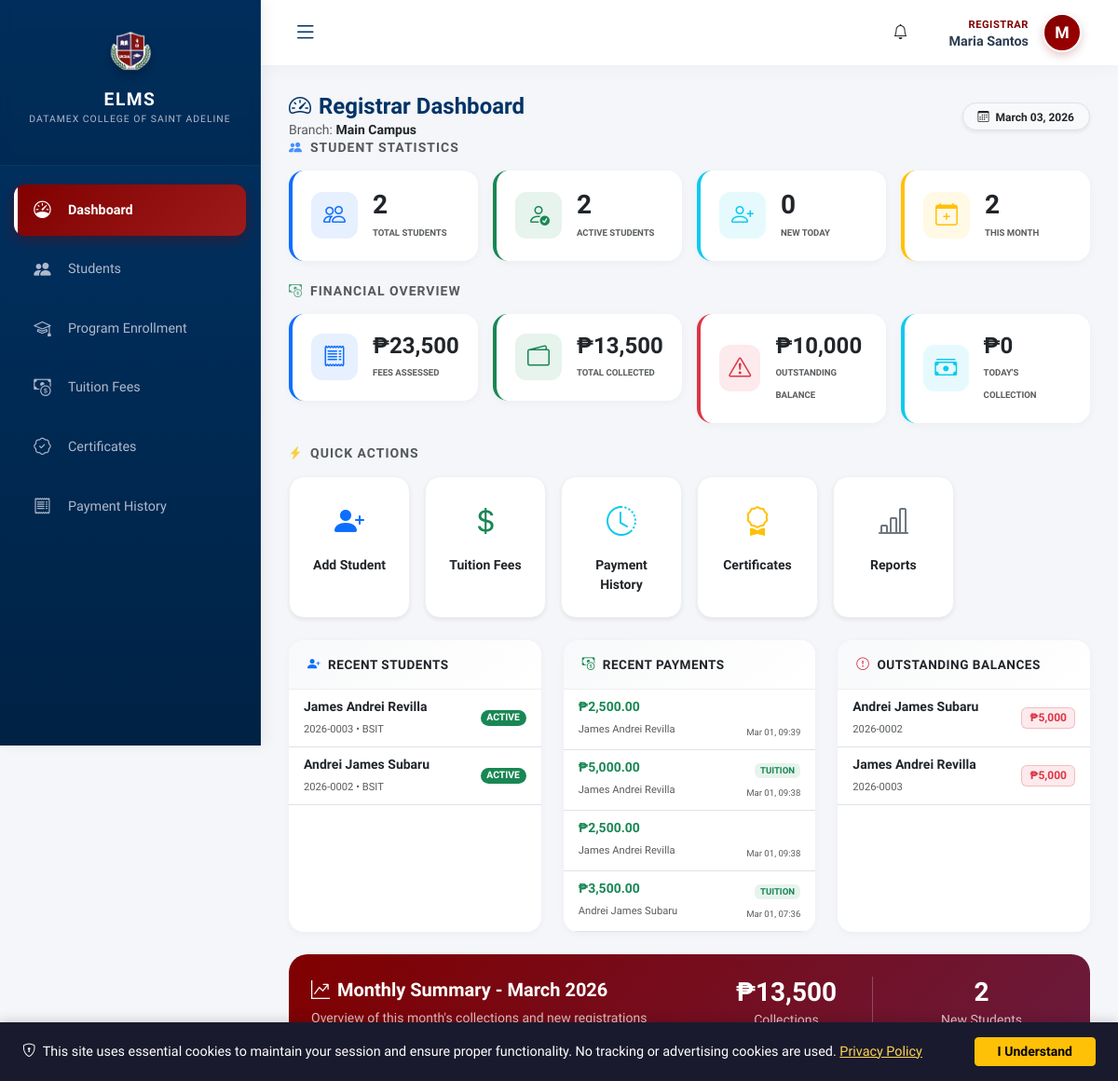
Page /modules/registrar/dashboard.php (signed in) on the earlier database version.
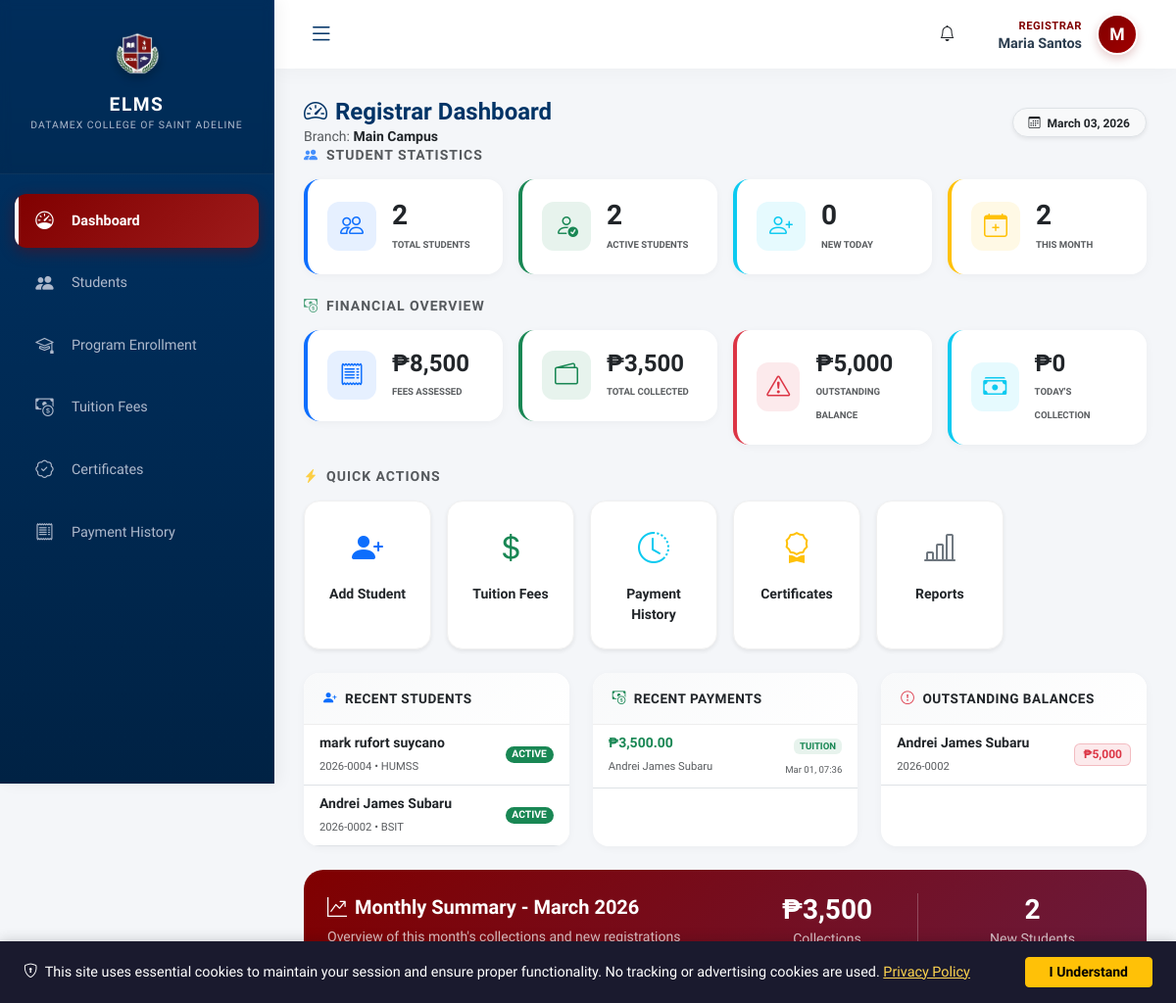
Same page on the later database version.
### tables this page shows
CREATE TABLE `students` (
  `user_id` int(10) UNSIGNED NOT NULL,
  `student_no` varchar(20) NOT NULL,
  `lrn` varchar(12) DEFAULT NULL,
  `course_id` int(10) UNSIGNED DEFAULT NULL,
  `program_type` enum('college','shs') DEFAULT NULL,
  `student_type` enum('regular','irregular','transferee') NOT NULL DEFAULT 'regular',
  `previous_school` varchar(255) DEFAULT NULL
);

CREATE TABLE `users` (
  `id` int(10) UNSIGNED NOT NULL,
  `email` varchar(100) NOT NULL,
  `password` varchar(255) NOT NULL,
  `status` enum('active','inactive') DEFAULT 'active',
  `last_login` datetime DEFAULT NULL,
  `created_at` timestamp NOT NULL DEFAULT current_timestamp(),
  `lock_count` int(11) NOT NULL DEFAULT 0,
  `last_locked_at` datetime DEFAULT NULL
);

CREATE TABLE `payments` (
  `id` int(10) UNSIGNED NOT NULL,
  `reference_no` varchar(50) DEFAULT NULL,
  `or_number` varchar(50) DEFAULT NULL,
  `student_id` int(10) UNSIGNED NOT NULL,
  `amount` decimal(10,2) NOT NULL,
  `payment_type` varchar(100) DEFAULT NULL,
  `other_type_description` varchar(255) DEFAULT NULL,
  `description` text DEFAULT NULL,
  `academic_year_id` int(10) UNSIGNED DEFAULT NULL,
  `semester` enum('1st','2nd','summer') DEFAULT NULL,
  `term` enum('prelim','midterm','prefinals','finals','full','downpayment') DEFAULT NULL,
  `branch_id` int(10) UNSIGNED DEFAULT NULL,
  `recorded_by` int(10) UNSIGNED DEFAULT NULL,
  `payment_method` enum('cash','bank_transfer','online','check') DEFAULT 'cash',
  `status` enum('pending','verified','rejected') DEFAULT 'pending',
  `verified_by` int(10) UNSIGNED DEFAULT NULL,
  `verified_at` datetime DEFAULT NULL,
  `rejection_reason` text DEFAULT NULL,
  `proof_file` varchar(255) DEFAULT NULL,
  `created_at` timestamp NOT NULL DEFAULT current_timestamp()
);

### modules/registrar/dashboard.php (the view, shortened to what the changed rows need)
<?php
require_once '../../config/init.php';
$registrar_id = $_SESSION['user_id'];
$registrar_profile = $conn->query("SELECT branch_id FROM user_profiles WHERE user_id = $registrar_id")->fetch_assoc();
$branch_id = $registrar_profile['branch_id'] ?? 0;
$branch_condition = $branch_id > 0 ? "up.branch_id = $branch_id" : "1=1";
$payment_branch_condition = $branch_id > 0 ? "(p.branch_id = $branch_id OR p.branch_id IS NULL)" : "1=1";
$stats = [
    'total_students' => 0,
    'active_students' => 0,
    'new_students_today' => 0,
    'new_students_month' => 0,
    'total_fees_assessed' => 0,
    'total_payments' => 0,
    'total_balance' => 0,
    'today_collections' => 0,
    'month_collections' => 0,
    'tuition_configs' => 0
];
$result = $conn->query("
    SELECT COUNT(*) as count
    FROM students s
    INNER JOIN user_profiles up ON s.user_id = up.user_id
    WHERE $branch_condition
");
if ($row = $result->fetch_assoc()) { $stats['total_students'] = $row['count']; }
$result = $conn->query("
    SELECT COUNT(*) as count
    FROM students s
    INNER JOIN users u ON s.user_id = u.id
    INNER JOIN user_profiles up ON s.user_id = up.user_id
    WHERE $branch_condition AND u.status = 'active'
");
if ($row = $result->fetch_assoc()) { $stats['active_students'] = $row['count']; }
$today = date('Y-m-d');
$result = $conn->query("
    SELECT COUNT(*) as count
    FROM students s
    INNER JOIN users u ON s.user_id = u.id
    INNER JOIN user_profiles up ON s.user_id = up.user_id
    WHERE $branch_condition AND DATE(u.created_at) = '$today'
");
if ($row = $result->fetch_assoc()) { $stats['new_students_today'] = $row['count']; }
$month_start = date('Y-m-01');
$result = $conn->query("
    SELECT COUNT(*) as count
    FROM students s
    INNER JOIN users u ON s.user_id = u.id
    INNER JOIN user_profiles up ON s.user_id = up.user_id
    WHERE $branch_condition AND DATE(u.created_at) >= '$month_start'
");
if ($row = $result->fetch_assoc()) { $stats['new_students_month'] = $row['count']; }
$result = $conn->query("
    SELECT COALESCE(SUM(sf.amount), 0) as total
    FROM student_fees sf
    INNER JOIN students s ON sf.student_id = s.user_id
    INNER JOIN user_profiles up ON s.user_id = up.user_id
    WHERE $branch_condition
");
if ($row = $result->fetch_assoc()) { $stats['total_fees_assessed'] = $row['total']; }
$result = $conn->query("
    SELECT COALESCE(SUM(p.amount), 0) as total
    FROM payments p
    INNER JOIN students s ON p.student_id = s.user_id
    INNER JOIN user_profiles up ON s.user_id = up.user_id
    WHERE $payment_branch_condition AND p.status = 'verified'
");
if ($row = $result->fetch_assoc()) { $stats['total_payments'] = $row['total']; }
$stats['total_balance'] = $stats['total_fees_assessed'] - $stats['total_payments'];
$result = $conn->query("
    SELECT COALESCE(SUM(p.amount), 0) as total
    FROM payments p
    INNER JOIN students s ON p.student_id = s.user_id
    INNER JOIN user_profiles up ON s.user_id = up.user_id
    WHERE $payment_branch_condition AND p.status = 'verified' AND DATE(p.created_at) = CURDATE()
");
if ($row = $result->fetch_assoc()) { $stats['today_collections'] = $row['total']; }
$result = $conn->query("
    SELECT COALESCE(SUM(p.amount), 0) as total
    FROM payments p
    INNER JOIN students s ON p.student_id = s.user_id
    INNER JOIN user_profiles up ON s.user_id = up.user_id
    WHERE $payment_branch_condition AND p.status = 'verified' AND DATE(p.created_at) >= '$month_start'
");
if ($row = $result->fetch_assoc()) { $stats['month_collections'] = $row['total']; }
$result = $conn->query("SELECT COUNT(*) as count FROM program_tuition_fees");
if ($row = $result->fetch_assoc()) { $stats['tuition_configs'] = $row['count']; }
$recent_students = $conn->query("
    SELECT s.student_no, s.user_id,
           CONCAT(up.first_name, ' ', up.last_name) as student_name,
           COALESCE(p.program_code, ss.strand_code) as program_code,
           u.created_at, u.status
    FROM students s
    INNER JOIN users u ON s.user_id = u.id
    INNER JOIN user_profiles up ON s.user_id = up.user_id
    LEFT JOIN programs p ON s.course_id = p.id
    LEFT JOIN shs_strands ss ON s.course_id = ss.id AND p.id IS NULL
    WHERE $branch_condition
    ORDER BY u.created_at DESC
    LIMIT 5
");
$recent_payments = $conn->query("
    SELECT s.student_no,
           CONCAT(up.first_name, ' ', up.last_name) as student_name,
           p.amount, p.status, p.or_number, p.reference_no, p.payment_type, p.description, p.created_at
    FROM payments p
    INNER JOIN students s ON p.student_id = s.user_id
    INNER JOIN user_profiles up ON s.user_id = up.user_id
    WHERE $payment_branch_condition
    ORDER BY p.created_at DESC
    LIMIT 5
");
$students_with_balance = $conn->query("
    SELECT s.student_no, s.user_id,
           CONCAT(up.first_name, ' ', up.last_name) as student_name,
           COALESCE(p.program_code, ss.strand_code) as program_code,
           COALESCE((SELECT SUM(amount) FROM student_fees WHERE student_id = s.user_id), 0) as total_fees,
           COALESCE((SELECT SUM(amount) FROM payments WHERE student_id = s.user_id AND status = 'verified'), 0) as total_paid
    FROM students s
    INNER JOIN users u ON s.user_id = u.id
    INNER JOIN user_profiles up ON s.user_id = up.user_id
    LEFT JOIN programs p ON s.course_id = p.id
    LEFT JOIN shs_strands ss ON s.course_id = ss.id AND p.id IS NULL
    WHERE $branch_condition
    HAVING (total_fees - total_paid) > 0
    ORDER BY (total_fees - total_paid) DESC
    LIMIT 5
");
include '../../includes/header.php';
?>
<div class="body-scroll-part">
    <div class="row g-3 mb-4">
        <div class="col-6 col-md-3">
            <div class="reg-stat-card border-start border-primary border-4">
                <div>
                    <h4 class="fw-bold mb-0">₱<?php echo number_format($stats['total_fees_assessed'], 0); ?></h4>
                    <small class="text-muted fw-bold text-uppercase" style="font-size: 0.6rem;">Fees Assessed</small>
                </div>
            </div>
        </div>
        <div class="col-6 col-md-3">
            <div class="reg-stat-card border-start border-success border-4">
                <div>
                    <h4 class="fw-bold mb-0">₱<?php echo number_format($stats['total_payments'], 0); ?></h4>
                    <small class="text-muted fw-bold text-uppercase" style="font-size: 0.6rem;">Total Collected</small>
                </div>
            </div>
        </div>
        <div class="col-6 col-md-3">
            <div class="reg-stat-card border-start border-danger border-4">
                <div>
                    <h4 class="fw-bold mb-0">₱<?php echo number_format($stats['total_balance'], 0); ?></h4>
                    <small class="text-muted fw-bold text-uppercase" style="font-size: 0.6rem;">Outstanding Balance</small>
                </div>
            </div>
        </div>
    </div>
    <div class="row g-4">
        <div class="col-lg-4">
            <div class="activity-card h-100">
                <div class="p-0">
                    <ul class="list-group list-group-flush">
                        <?php if ($recent_students->num_rows == 0): ?>
                            <li class="list-group-item py-4 text-center text-muted small">No students found.</li>
                        <?php else: while ($row = $recent_students->fetch_assoc()): ?>
                            <li class="list-group-item px-3 py-2 border-bottom d-flex justify-content-between align-items-center">
                                <div>
                                    <div class="fw-bold text-dark small"><?php echo htmlspecialchars($row['student_name']); ?></div>
                                    <small class="text-muted" style="font-size: 0.7rem;"><?php echo htmlspecialchars($row['student_no']); ?> • <?php echo htmlspecialchars($row['program_code'] ?? 'N/A'); ?></small>
                                </div>
                                <span class="badge bg-<?php echo $row['status'] == 'active' ? 'success' : 'secondary'; ?> rounded-pill" style="font-size: 0.65rem;"><?php echo strtoupper($row['status']); ?></span>
                            </li>
                        <?php endwhile; endif; ?>
                    </ul>
                </div>
            </div>
        </div>
        <div class="col-lg-4">
            <div class="activity-card h-100">
                <div class="p-0">
                    <ul class="list-group list-group-flush">
                        <?php if ($recent_payments->num_rows == 0): ?>
                            <li class="list-group-item py-4 text-center text-muted small">No payments recorded.</li>
                        <?php else: while ($row = $recent_payments->fetch_assoc()):
                             $s_clr = ($row['status'] == 'verified') ? 'success' : (($row['status'] == 'rejected') ? 'danger' : 'warning');
                        ?>
                            <li class="list-group-item px-3 py-2 border-bottom">
                                <div class="d-flex justify-content-between align-items-start">
                                    <div>
                                        <div class="fw-bold text-success small">₱<?php echo number_format($row['amount'], 2); ?></div>
                                        <small class="text-muted" style="font-size: 0.7rem;"><?php echo htmlspecialchars($row['student_name']); ?></small>
                                    </div>
                                    <div class="text-end">
                                        <span class="badge bg-<?php echo $s_clr; ?> bg-opacity-10 text-<?php echo $s_clr; ?>" style="font-size: 0.6rem;"><?php echo strtoupper($row['payment_type']); ?></span>
                                        <br><small class="text-muted" style="font-size: 0.6rem;"><?php echo date('M d, H:i', strtotime($row['created_at'])); ?></small>
                                    </div>
                                </div>
                            </li>
                        <?php endwhile; endif; ?>
                    </ul>
                </div>
            </div>
        </div>
        <div class="col-lg-4">
            <div class="activity-card h-100">
                <div class="p-0">
                    <ul class="list-group list-group-flush">
                        <?php if ($students_with_balance->num_rows == 0): ?>
                            <li class="list-group-item py-4 text-center text-muted small">All accounts settled!</li>
                        <?php else: while ($row = $students_with_balance->fetch_assoc()):
                            $balance = $row['total_fees'] - $row['total_paid'];
                        ?>
                            <li class="list-group-item px-3 py-2 border-bottom d-flex justify-content-between align-items-center">
                                <div>
                                    <div class="fw-bold text-dark small"><?php echo htmlspecialchars($row['student_name']); ?></div>
                                    <small class="text-muted" style="font-size: 0.7rem;"><?php echo htmlspecialchars($row['student_no']); ?></small>
                                </div>
                                <span class="badge bg-danger bg-opacity-10 text-danger border border-danger border-opacity-25 px-2">₱<?php echo number_format($balance, 0); ?></span>
                            </li>
                        <?php endwhile; endif; ?>
                    </ul>
                </div>
            </div>
        </div>
    </div>
    <div class="row mt-4">
        <div class="col-12">
            <div class="finance-summary-card">
                <div class="row align-items-center">
                    <div class="col-md-6">
                        <div class="row text-center">
                            <div class="col-6">
                                <div class="border-end border-light border-opacity-25">
                                    <h3 class="fw-bold mb-0">₱<?php echo number_format($stats['month_collections'], 0); ?></h3>
                                    <small class="opacity-75">Collections</small>
                                </div>
                            </div>
                        </div>
                    </div>
                </div>
            </div>
        </div>
    </div>
</div>
<?php include '../../includes/footer.php'; ?>

Differences in the rows shown:
removed students: student_name "James Andrei Revilla", student_no "2026-0003", program_code "BSIT", user_id.status "ACTIVE", balance "5,000"
removed payments: amount "2,500.00", student_name "James Andrei Revilla", created_at "Mar 01, 09:39"
removed payments: amount "5,000.00", student_name "James Andrei Revilla", payment_type "TUITION", created_at "Mar 01, 09:38"
removed payments: amount "2,500.00", student_name "James Andrei Revilla", created_at "Mar 01, 09:38"
added students: student_name "mark rufort suycano", student_no "2026-0004", program_code "HUMSS", user_id.status "ACTIVE", shown under "QUICK ACTIONS"
Other differences:
$stats['total_fees_assessed']: "23,500" → "8,500"
$stats['total_payments']: "13,500" → "3,500"
$stats['total_balance']: "10,000" → "5,000"
$stats['month_collections']: "13,500" → "3,500"
